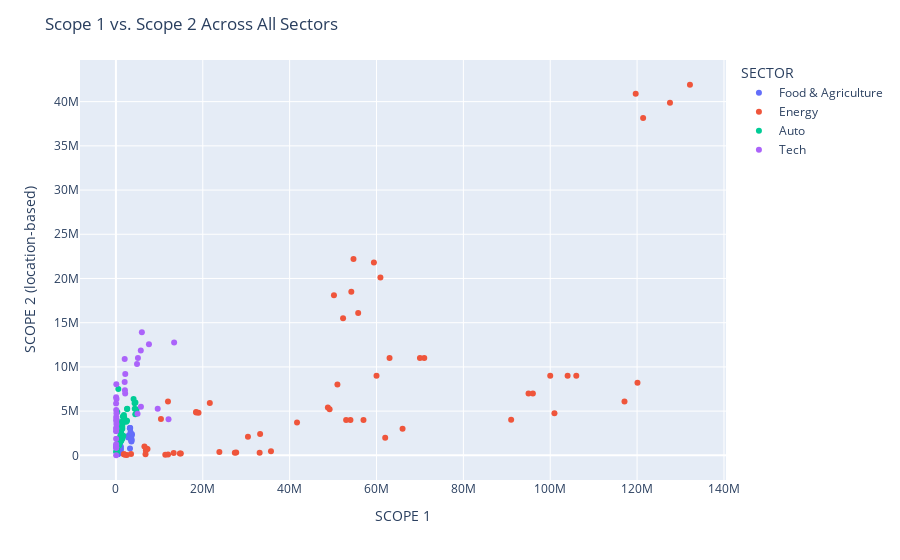

The notebook cell this image was saved under:
### Markdown cell above
### Scatter Plots: 
### Scope 1 vs. Scope 2 (location-based) Across All Sectors

This scatterplot reflects the significant difference in emissions emitted by the **energy** sector compared with any other sector. Aside from **energy**, **tech** seems to have relatively higher scope 2 values. Hover over a data point to retrieve information on the represented company and the actual scope values associated. To take a closer look at a certain interval, drag your mouse across the desired interval. To reset the plot, run the code cell again. Any plot generated through Plotly can also be downloaded as a png by clicking on the camera icon on upper right portion of the plot.

### Code cell
# scope 1 vs scope 2 (location-based)

fig = px.scatter(sectors, x='SCOPE 1', y='SCOPE 2 (location-based)', color='SECTOR', hover_data=['COMPANY NAME', 'YEAR'])
fig.update_layout(title='Scope 1 vs. Scope 2 Across All Sectors')
fig.show()

### Figure 1 — Plotly figure (JSON) as saved in the notebook; plotly's stock layout.template omitted (floating-point values rounded to 4 significant figures; data arrays with more than 128 entries replaced by an {"elided": "..."} marker saying what was removed)
{"data": [{"customdata": [["Anheuser-Busch InBev", 2018], ["Anheuser-Busch InBev", 2019], ["Anheuser-Busch InBev", 2020], ["Anheuser-Busch InBev", 2021], ["Anheuser-Busch InBev", 2022], ["Danone", 2018], ["Danone", 2019], ["Danone", 2020], ["Danone", 2021], ["Danone", 2022], ["Diageo", 2018], ["Diageo", 2019], ["Diageo", 2020], ["Diageo", 2021], ["Diageo", 2022], ["Kellogg’s", 2018], ["Kellogg’s", 2019], ["Kellogg’s", 2020], ["Kellogg’s", 2021], ["Kellogg’s", 2022], ["Molson Coors", 2018], ["Molson Coors", 2019], ["Molson Coors", 2020], ["Molson Coors", 2021], ["Molson Coors", 2022], ["Nestlé", 2018], ["Nestlé", 2019], ["Nestlé", 2020], ["Nestlé", 2021], ["Nestlé", 2022], ["PepsiCo", 2018], ["PepsiCo", 2019], ["PepsiCo", 2020], ["PepsiCo", 2021], ["PepsiCo", 2022], ["Tesco", 2018], ["Tesco", 2019], ["Tesco", 2020], ["Tesco", 2021], ["Tesco", 2022], ["Unilever", 2018], ["Unilever", 2019], ["Unilever", 2020], ["Unilever", 2021], ["Unilever", 2022]], "hovertemplate": "SECTOR=Food & Agriculture<br>SCOPE 1=%{x}<br>SCOPE 2 (location-based)=%{y}<br>COMPANY NAME=%{customdata[0]}<br>YEAR=%{customdata[1]}<extra></extra>", "legendgroup": "Food & Agriculture", "marker": {"color": "#636efa", "symbol": "circle"}, "mode": "markers", "name": "Food & Agriculture", "orientation": "v", "showlegend": true, "type": "scatter", "x": [3700760, 3600710, 3081905, 2953896, 2843883, 753461, 722103, 668354, 682674, 666000, 553270, 511593, 476782, 445000, 436000, 483061, 465885, 465042, 503905, 497203, 436457, 406377, 398026, 606319, 603321, 3289012, 3246367, 3215404, 3372000, 3240000, 3577266, 3552415, 3552706, 3596712, 3481530, 1117480, 1105183, 1053131, 1110098, 1039346, 752804, 659028, 606771, 565988, 503909], "xaxis": "x", "y": [2383505, 2215902, 2227758, 2243990, 2029211, 959554, 944877, 864710, 812948, 762805, 179307, 165095, 143905, 142530, 157784, 650835, 590739, 587999, 568692, 553526, 667174, 634136, 604422, 342069, 341701, 3082573, 3089029, 3052234, 2600000, 760000, 1629973, 1556523, 1719610, 1811114, 1834309, 995543, 859583, 718222, 642337, 575462, 1430659, 1321648, 1264328, 1244505, 1224997], "yaxis": "y"}, {"customdata": {"elided": "65x2 mixed values"}, "hovertemplate": "SECTOR=Energy<br>SCOPE 1=%{x}<br>SCOPE 2 (location-based)=%{y}<br>COMPANY NAME=%{customdata[0]}<br>YEAR=%{customdata[1]}<extra></extra>", "legendgroup": "Energy", "marker": {"color": "#EF553B", "symbol": "circle"}, "mode": "markers", "name": "Energy", "orientation": "v", "showlegend": true, "type": "scatter", "x": [48800000, 49200000, 41700000, 33200000, 30400000, 66000000, 62000000, 54000000, 57000000, 53000000, 35699738, 33090244, 27690997, 27381075, 23817090, 6816597, 6963813, 6895903, 7276000, 6560000, 14946447, 14719266, 13294578, 12009607, 11365833, 104000000, 106000000, 100000000, 95000000, 96000000, 120089856, 117097372, 100970512, 11987000, 91000000, 3483000, 1846000, 1851000, 2142000, 2510000, 10370000, 21618709, 19015138, 18495103, 18454662, null, 132170000, 127570000, 121390000, 119680000, 54700000, 59400000, 60900000, 54200000, null, null, null, 50200000, 52300000, 55780000, 71000000, 70000000, 63000000, 60000000, 51000000], "xaxis": "x", "y": [5400000, 5200000, 3700000, 2400000, 2100000, 3000000, 2000000, 4000000, 4000000, 4000000, 470025, 289243, 320773, 288947, 388819, 115000, 770163, 548948, 721000, 1010000, 194063, 215474, 251513, 97048, 68581, 9000000, 9000000, 9000000, 7000000, 7000000, 8198070, 6077827, 4762910, 6080000, 4020000, 151000, 123000, 111000, 53000, 45000, 4100000, 5905273, 4807697, 4844808, 4903258, null, 41910000, 39870000, 38150000, 40880000, 22200000, 21800000, 20100000, 18500000, null, null, null, 18100000, 15500000, 16100000, 11000000, 11000000, 11000000, 9000000, 8000000], "yaxis": "y"}, {"customdata": {"elided": "71x2 mixed values"}, "hovertemplate": "SECTOR=Auto<br>SCOPE 1=%{x}<br>SCOPE 2 (location-based)=%{y}<br>COMPANY NAME=%{customdata[0]}<br>YEAR=%{customdata[1]}<extra></extra>", "legendgroup": "Auto", "marker": {"color": "#00cc96", "symbol": "circle"}, "mode": "markers", "name": "Auto", "orientation": "v", "showlegend": true, "type": "scatter", "x": [625072, 581703, 678403, 678967, 699713, 694057, null, null, null, 199406, 315610, 550932, 1192000, 1247000, 1239000, 1027000, 681000, 569000, 1101289, 1129268, 1058367, 877603, 1700000, 1500000, 1391127, 1442963, 1451947, 1124798, 1069907, 1197739, 126934, 138921, 141100, 166395, 263159, 249291, 1848804, 1763555, 1589700, 1214124, 1252906, 1466452, 1350000, 1380000, 1240000, 1120000, 1160244, 1090000, 852547, 874997, 807498, 716237, 723966, null, null, null, null, 185000, 202000, 2604655, 2554577, 1904119, 1642074, 2560000, 2370000, 4297748, 4068261, 4494068, 4335495, 4740873, 4461403], "xaxis": "x", "y": [1572432, 1539378, 1540667, 1333076, 1404348, 1187339, null, null, null, 3945773, 4903502, 7511038, 2041000, 1687000, 1706000, 1492000, 1123000, 1121000, 3309598, 2795995, 2296709, 1983910, 2200000, 1900000, 3482444, 3349808, 3195704, 2715328, 2616003, 2557313, 346173, 425622, 418180, 518514, 867943, 655705, 4572734, 4322761, 4381970, 3087816, 2881767, 2996074, 3790000, 3690000, 3440000, 3050000, 3245113, 3249764, 1882674, 1936902, 1897855, 1680079, 1660238, null, null, null, null, 403000, 408000, 5265425, 5238108, 4244743, 3684721, 3900000, 3810000, 5901889, 6370514, 5973894, 5257618, 5195961, 4650011], "yaxis": "y"}, {"customdata": [["Alphabet", 2018], ["Alphabet", 2019], ["Alphabet", 2020], ["Alphabet", 2021], ["Alphabet", 2022], ["Amazon", 2018], ["Amazon", 2019], ["Amazon", 2020], ["Amazon", 2021], ["Amazon", 2022], ["Apple", 2018], ["Apple", 2019], ["Apple", 2020], ["Apple", 2021], ["Apple", 2022], ["Meta", 2018], ["Meta", 2019], ["Meta", 2020], ["Meta", 2021], ["Meta", 2022], ["Microsoft", 2018], ["Microsoft", 2019], ["Microsoft", 2020], ["Microsoft", 2021], ["Microsoft", 2022], ["Samsung", 2018], ["Samsung", 2019], ["Samsung", 2020], ["Samsung", 2021], ["Samsung", 2022], ["TSMC", 2018], ["TSMC", 2019], ["TSMC", 2020], ["TSMC", 2021], ["TSMC", 2022]], "hovertemplate": "SECTOR=Tech<br>SCOPE 1=%{x}<br>SCOPE 2 (location-based)=%{y}<br>COMPANY NAME=%{customdata[0]}<br>YEAR=%{customdata[1]}<extra></extra>", "legendgroup": "Tech", "marker": {"color": "#ab63fa", "symbol": "circle"}, "mode": "markers", "name": "Tech", "orientation": "v", "showlegend": true, "type": "scatter", "x": [63521, 66686, 38694, 45073, 91200, 4980000, 5760000, 9620000, 12110000, 13401400, 57440, 52730, 47430, 55200, 55202, 42000, 44000, 29000, 55173, 66934, 90723, 113412, 118100, 123704, 139413, 4855000, 5067000, 5726300, 7604000, 5972000, 2125725, 2071743, 2010692, 2151937, 2018789], "xaxis": "x", "y": [4344686, 5116949, 5865095, 6576239, 8045400, 4710000, 5500000, 5270000, 4070000, 12768034, 8730, 862127, 890200, 890200, 1065405, 1241000, 1885000, 2718000, 3080194, 3921611, 3000523, 3556553, 4102445, 4745197, 6381250, 10318000, 10998000, 11852400, 12566000, 13920000, 7001655, 7350195, 8282509, 9196964, 10893689], "yaxis": "y"}], "layout": {"legend": {"title": {"text": "SECTOR"}, "tracegroupgap": 0}, "margin": {"t": 60}, "title": {"text": "Scope 1 vs. Scope 2 Across All Sectors"}, "xaxis": {"anchor": "y", "domain": [0, 1], "title": {"text": "SCOPE 1"}}, "yaxis": {"anchor": "x", "domain": [0, 1], "title": {"text": "SCOPE 2 (location-based)"}}}}
